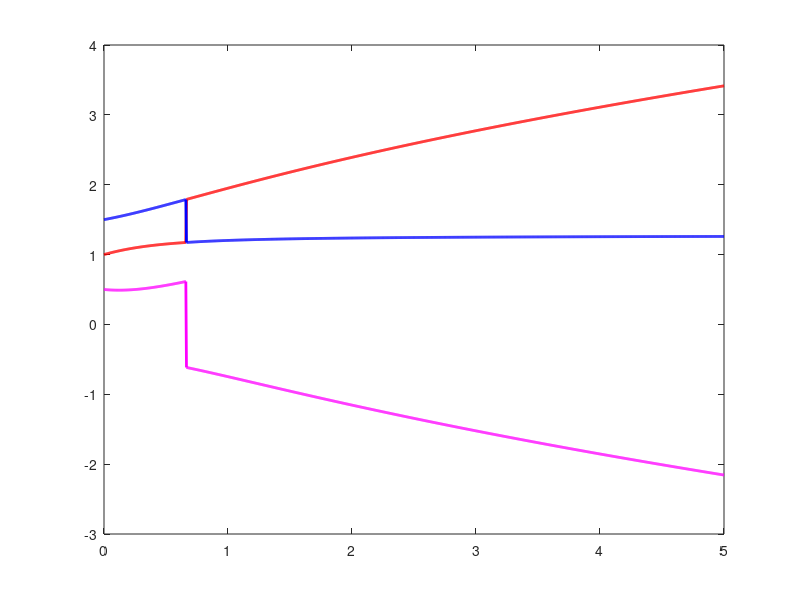

MATLAB code for this plot:
clear;clc;

%{
A = [0 1 0 0;0 0 1 0;0 0 0 1;6 5 -5 -5];
%A = [1 1;1 -1]*A*inv([1 1;1 -1]);

[T,D]=eig(A);
eDt = @(d,t) diag(exp(diag(d)*t));
x = @(x0,t) T*eDt(D,t)*inv(T)*x0; % Method 1: solve using eigan vectors and eigan values

dT = 0:0.01:10; % ODE always time from 0 to T, x(0) must be initial condition

y = [];
for tt = dT
    y = [y x([1;1;1;1],tt)];
end

plot(dT, y(1,:), 'r', 'LineWidth', 2);
%plot( y(1,:), y(2,:), 'r', 'LineWidth', 2);
%xlabel('X');
%ylabel('V');
r = 5;
axis([-r r -r r]);
grid on; hold on;

%quiver([0 0],[0 0],T(1,:),T(2,:),r); % Plot eigan vectors

%[t,xt] = ode45(@(t,xt) A*xt, dT, [10;10]); # Method 2: solve using inbuilt matlab function
%plot(dT, y(1,:), 'r', 'LineWidth', 2);
%plot(xt(:,1), xt(:,2), 'b', 'LineWidth', 2);
%legend('T*eDt*T^-1*x0','ode45');/
%}

val = @(epsl) eig([0 1 0 0;-(1^2+epsl) 0 epsl 0;0 0 0 1;epsl 0 -(1.5^2+epsl) 0]);

dT = 0:0.005:5;
eval = [];
for ep = dT
    f = val(ep)./i;
    eval = [eval [f(1);f(3)]];
end
eval = real(eval);

plot(dT, eval(1,:), 'r', 'LineWidth', 2);
hold on;
plot(dT, eval(2,:), 'b', 'LineWidth', 2);
plot(dT, eval(2,:)-eval(1,:), 'm', 'LineWidth', 2);
    
    
    
    
    
    
    
    
    
    
    